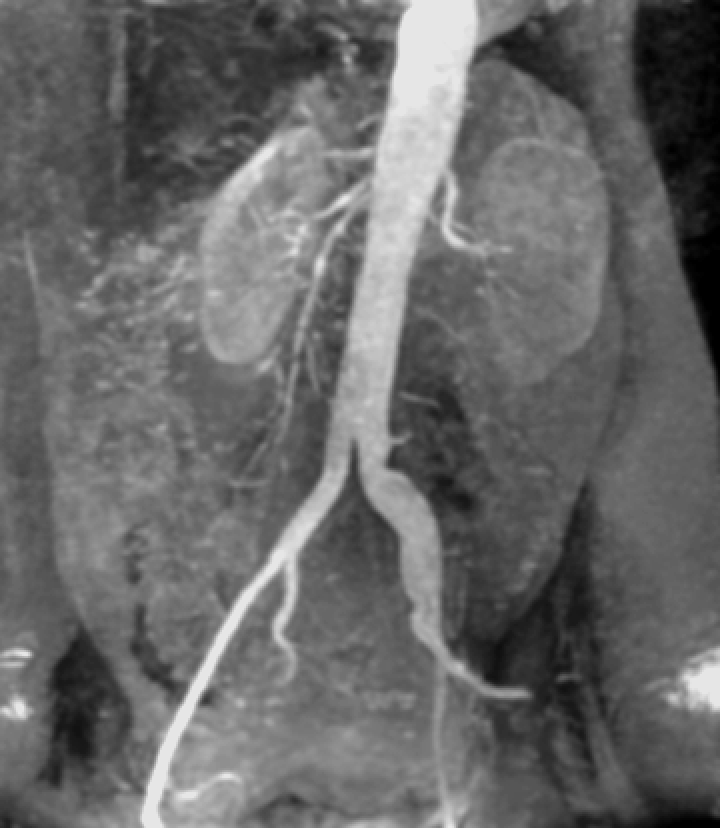
#> input picture E2/Fig0312(a)(kidney).tif, 720 x 828 px
$ python ejercicio8.py
#> lines starting #> are read from the running program, lines starting #| are printed output that depends on the picture
### E2/imutils1.py
# -*- coding: utf-8 -*-
"""
Created on Wed Nov 24 13:05:39 2021

@author: Aaron Ramirez
"""

import cv2
import numpy as np
from matplotlib import pyplot as plt


def resizear(image, width = None, height = None, inter = cv2.INTER_AREA):
    """
    Cambiar el tamaño de una imagen.
     Parámetros:
        image - Nombre o ruta de la imagen.\n
        [width] - Tamaño ancho. Por defecto ninguno.\n
        [height] - Tamaño alto. Por defecto ninguno.\n
        [inter] - Método de interpolación de openCV. Por INTER_AREA.\n
    Retorna:
        La imagen con tamaño (h,w), (w,w) o (h,h) con el método elegido.
    """
#> called with width = 400, inter = 3
    dim = None
    (h, w) = image.shape[:2]
#> h = 828; w = 720
    if width is None and height is None:
        return image
    if width is None:
        r = height / float(h)
        dim = (int(w * r), height)
    else:
        r = width / float(w)
#> r = 0.556
        dim = (width, int(h * r))
#> dim = (400, 460)
    resized = cv2.resize(image, dim, interpolation=inter)
#> image is the input picture: shape (828, 720); min 0, max 230, mean 103.5
    return resized

# [19 lines left out: function gasuss_noise, not called in this run]

### E2/ejercicio8.py
import cv2
from skimage.util import noise
import imutils1 as im
import numpy as np
import matplotlib.cm as cm
import skimage.util as ut
from matplotlib import pyplot as plt
from skimage.morphology import disk
from skimage.filters.rank import median
#https://pythoneyes.wordpress.com/2017/06/23/anadir-ruido-a-imagenes-con-python/
#https://programmerclick.com/article/61052292706/

img = im.resizear(cv2.imread('Fig0312(a)(kidney).tif',cv2.IMREAD_GRAYSCALE), 400)
numero = (img.size * 60 ) / 100
#> numero = 110400
# [11 lines of commented-out code are left out]

gauss1 = np.random.normal(0.2, 0.5, (img.shape[0],img.shape[1]))
gauss2 = np.random.normal(0.2, 2, (img.shape[0],img.shape[1]))
gauss3 = np.random.normal(0.2, 4, (img.shape[0],img.shape[1]))

# [7 lines of commented-out code are left out]

tmp = np.float64(np.copy(img))
ruido3 = ruido2 = ruido1 = np.zeros(tmp.shape, np.float64)
#img2 = np.array(img.shape)
ruido1 = tmp + gauss1
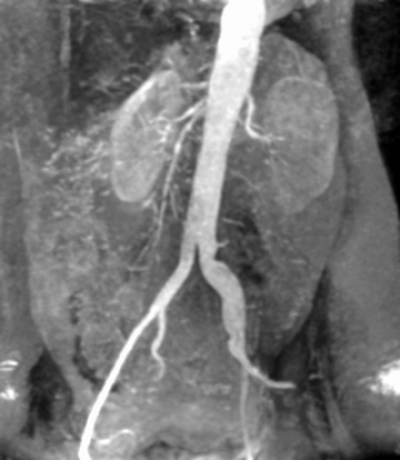
#> ruido1: shape (460, 400) float64; min -1.27, max 231.9, mean 103.7; drawn with min black and max white
ruido2 = tmp + gauss2
ruido3 = tmp + gauss3
ruido1 = ruido1.astype(np.uint8)
ruido2 = ruido2.astype(np.uint8)
ruido3 = ruido3.astype(np.uint8)

#hist = cv2.calcHist([img], [0], None, [256], [0, 256])
#histR = cv2.calcHist([ruido3], [0], None, [256], [0, 256])
plt.subplot(221), plt.imshow(img, 'gray'), plt.title('Imagen Original')
plt.axis('off')
plt.subplot(222), plt.imshow(ruido1, 'gray'), plt.title('Imagen Con σ=0.5')
plt.axis('off')
plt.subplot(223), plt.imshow(ruido2, 'gray'), plt.title('Imagen Con σ=2')
plt.axis('off')
plt.subplot(224), plt.imshow(ruido3, 'gray'), plt.title('Imagen Con σ=4')
plt.axis('off')

# plt.subplot(223), plt.plot(hist), plt.xlabel('Intensidad de Iluminacion'), plt.ylabel('Cantidad de Pixeles')
# plt.subplot(224), plt.plot(histR), plt.xlabel('Intensidad de Iluminacion'), plt.ylabel('Cantidad de Pixeles')

plt.show()
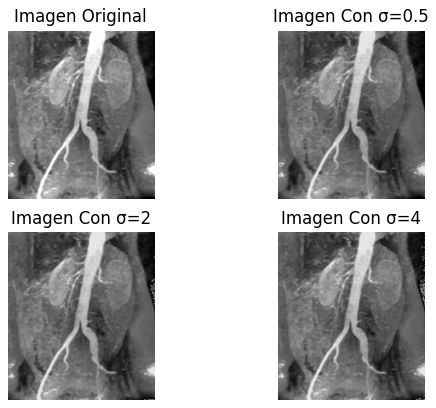
#> figure drawn by matplotlib, 4 panels
#VENTANAS
w_05 = (1/9)*(np.ones((3,3), dtype=np.float32))
w_02 = (1/9)*(np.ones((4,4), dtype=np.float32))
w_04 = (1/9)*(np.ones((5,5), dtype=np.float32))

filtrado1 = median(ruido1, w_05)
filtrado2 = median(ruido2, w_02)
filtrado3 = median(ruido3, w_04)

#histo = cv2.calcHist([img], [0], None, [256], [0, 256])
#histF = cv2.calcHist([filtrado], [0], None, [256], [0, 256])
plt.subplot(221), plt.imshow(img, 'gray'), plt.title('Imagen Original')
plt.axis('off')
plt.subplot(222), plt.imshow(filtrado1, 'gray'), plt.title('Ventana 3x3')
plt.axis('off')
plt.subplot(223), plt.imshow(filtrado2, 'gray'), plt.title('Ventana 4x4')
plt.axis('off')
plt.subplot(224), plt.imshow(filtrado3, 'gray'), plt.title('Ventana 5x5')
plt.axis('off')
# plt.subplot(223), plt.plot(histo), plt.xlabel('Intensidad de Iluminacion'), plt.ylabel('Cantidad de Pixeles')
# plt.subplot(224), plt.plot(histF), plt.xlabel('Intensidad de Iluminacion'), plt.ylabel('Cantidad de Pixeles')
plt.show()
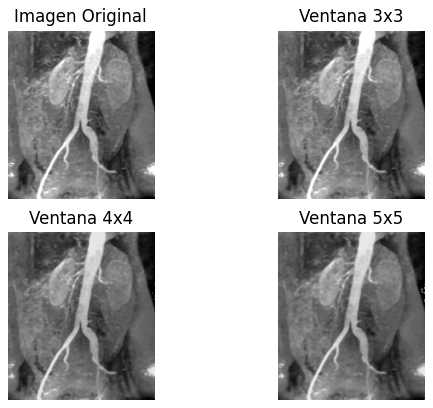
#> figure drawn by matplotlib, 4 panels


# [5 lines of commented-out code are left out]
